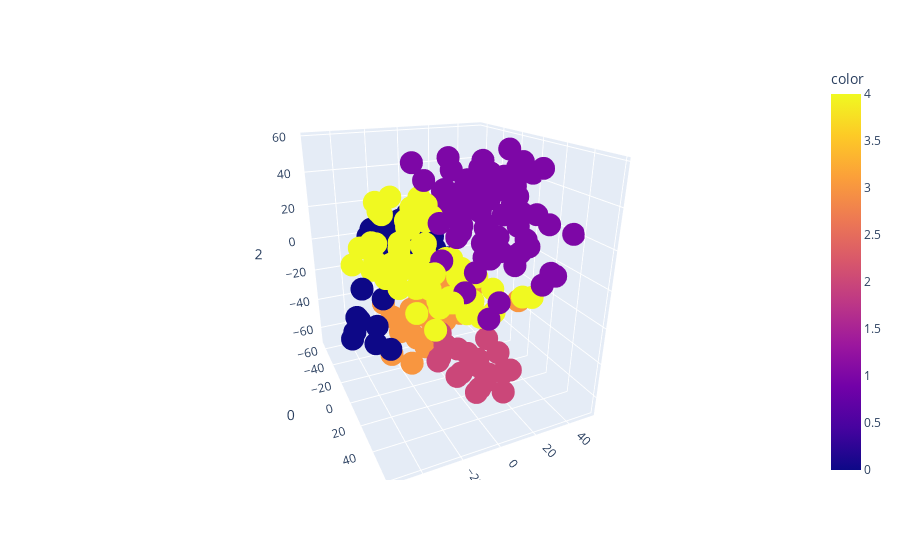

Here is the notebook cell this chart was saved with:
### Code cell
prepare_annotation_for_audio(data_dir="./data/audio", n_clusters=5)

### Figure 1 — Plotly figure (JSON) as saved in the notebook; plotly's stock layout.template omitted (floating-point values rounded to 4 significant figures; data arrays with more than 128 entries replaced by an {"elided": "..."} marker saying what was removed)
{"data": [{"hovertemplate": "0=%{x}<br>1=%{y}<br>2=%{z}<br>color=%{marker.color}<extra></extra>", "legendgroup": "", "marker": {"color": {"elided": "200 int values"}, "coloraxis": "coloraxis", "size": 8, "symbol": "circle"}, "mode": "markers", "name": "", "scene": "scene", "showlegend": false, "type": "scatter3d", "x": {"elided": "200 float values"}, "y": {"elided": "200 float values"}, "z": {"elided": "200 float values"}}], "layout": {"autosize": true, "coloraxis": {"colorbar": {"title": {"text": "color"}}, "colorscale": [[0, "#0d0887"], [0.1111, "#46039f"], [0.2222, "#7201a8"], [0.3333, "#9c179e"], [0.4444, "#bd3786"], [0.5556, "#d8576b"], [0.6667, "#ed7953"], [0.7778, "#fb9f3a"], [0.8889, "#fdca26"], [1, "#f0f921"]]}, "legend": {"tracegroupgap": 0}, "margin": {"t": 60}, "scene": {"aspectmode": "auto", "aspectratio": {"x": 1.048, "y": 0.8973, "z": 1.063}, "camera": {"center": {"x": 0, "y": 0, "z": 0}, "eye": {"x": 1.813, "y": -0.8287, "z": 0.8457}, "projection": {"type": "perspective"}, "up": {"x": 0, "y": 0, "z": 1}}, "domain": {"x": [0, 1], "y": [0, 1]}, "xaxis": {"title": {"text": "0"}, "type": "linear"}, "yaxis": {"title": {"text": "1"}, "type": "linear"}, "zaxis": {"title": {"text": "2"}, "type": "linear"}}}}
